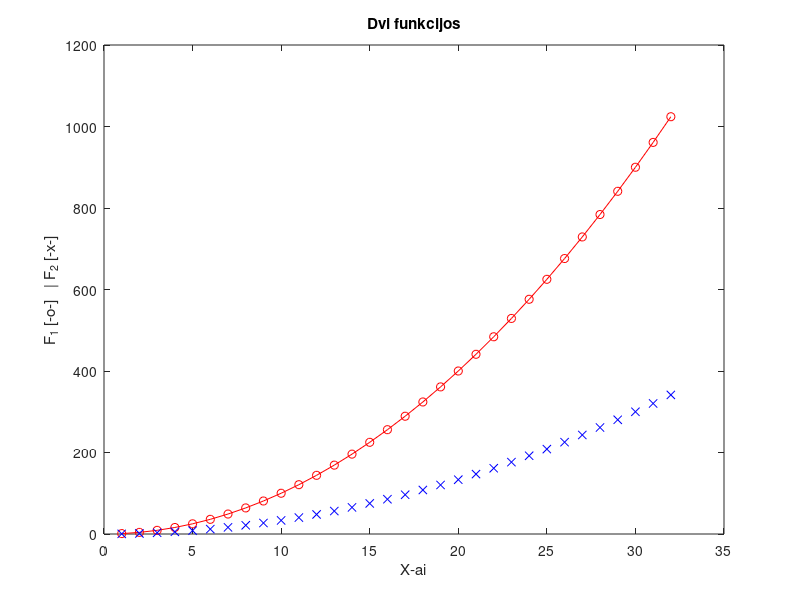

MATLAB code for this plot: (Note: this script raises an error after producing the figure.)
%
% Paprastas skriptas
%  
x = 1:32;
y = x.^2;

plot(x, y, 'o-r', x, y/3, 'xb')
title('Dvi funkcijos')
xlabel('X-ai')
ylabel('F_1 [-o-]   | F_2 [-x-]')

%%
% 8
help sin   % trumpas aprasymas komandu lenge
help plot
help title

doc sin  % Atidaro pilna dokumentacija kelp lange
doc plot
doc title

%%
% 9 
a = 1;
b = 3;
n = 10;
y = linspace(a, b)     % grazina 100 tasku tarp a ir b
y = linspace(a, b, n); %tolygiai isdesto tasku tarp a ir b, n tasku grazina n tasku

d = size(A)              % grąžina vektorių [eilutės, stulpeliai]
m = size(A, 1)            % tik eilučių skaičius
n = size(A, 2)            % tik stulpelių skaičius
[m, n] = size(A)          % abu dydžiai atskirai į dvi kintamąsias

m = max(A)                  % vektoriui — didžiausia reikšmė; matricai — kiekvieno stulpelio maksimumas
[m, idx] = max(A)           % grąžina ir reikšmę, ir jos indeksą (poziciją)
m = max(A, [], 1)           % maksimumas kiekviename stulpelyje (kaip numatytoji)
m = max(A, [], 2)           % maksimumas kiekvienoje eilutėje
m = max(A, B)               % du to paties dydžio masyvai — po elemento palyginimas
m = max(a, b)                % dviejų skaičių palyginimas — grąžina didesnįjį


% Kitos rekomenduojamos funkcijos
% lenght - grazina didziausia dimensija 
% numel - grazina bendra elelemnetu skaiciu 

%% Papildoma uzduotis

% 1. Kintamasis N - paskutinis studento ID skaitmuo
N = 9;   

% 2. Vektorius nuo N+1 iki N+4 zingsniu 0.5
v = N+1 : 0.5 : N+4

% 3. Matrica 3x3, kiekvienas elementas vienetu didesnis uz praeita
A = [N,   N+1, N+2;
     N+3, N+4, N+5;
     N+6, N+7, N+8]

% 4. Elementu atrinkimas pagal schemas
A_a = A(3,2)                  % a) viena langele - 3 eilute, 2 stulpelis
A_b = A(2:3, 1:2)             % b) 2-3 eilutes, 1-2 stulpeliai
A_c = [A(1,1), A(1,3);        % c) keturi kampai
       A(3,1), A(3,3)]

% 5. Vektoriaus prijungimas prie matricos A (kaip papildoma eilute)
v_mod = v(1:3);       % paliekam tik pirmus 3 elementus (kad tiktu prie 3 stulpeliu)
A_new = [A; v_mod]
